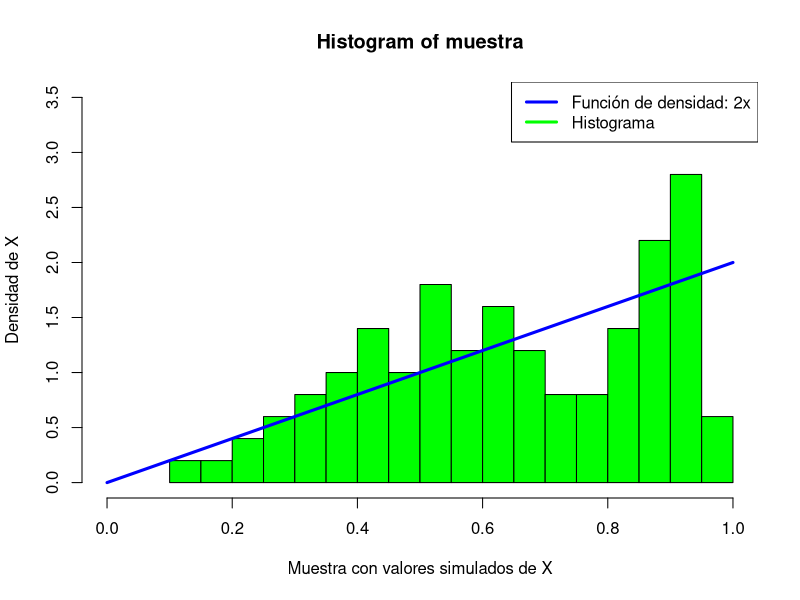
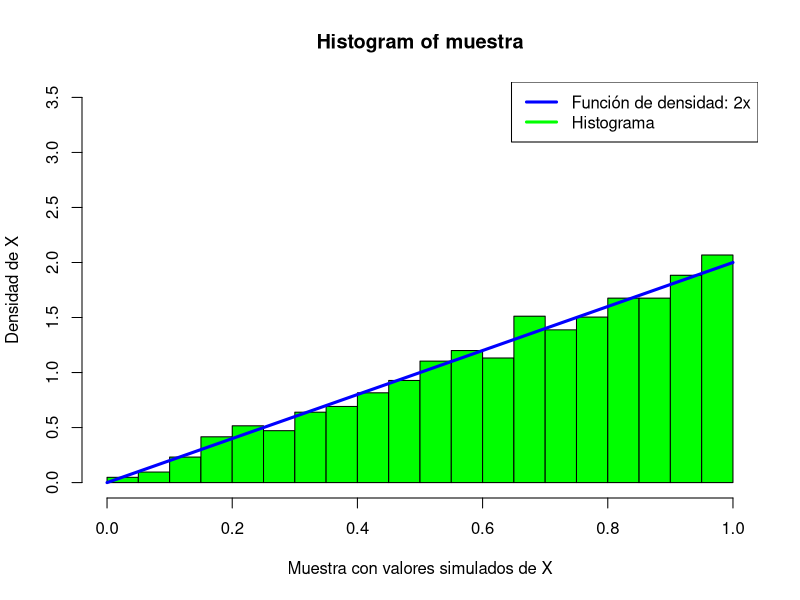
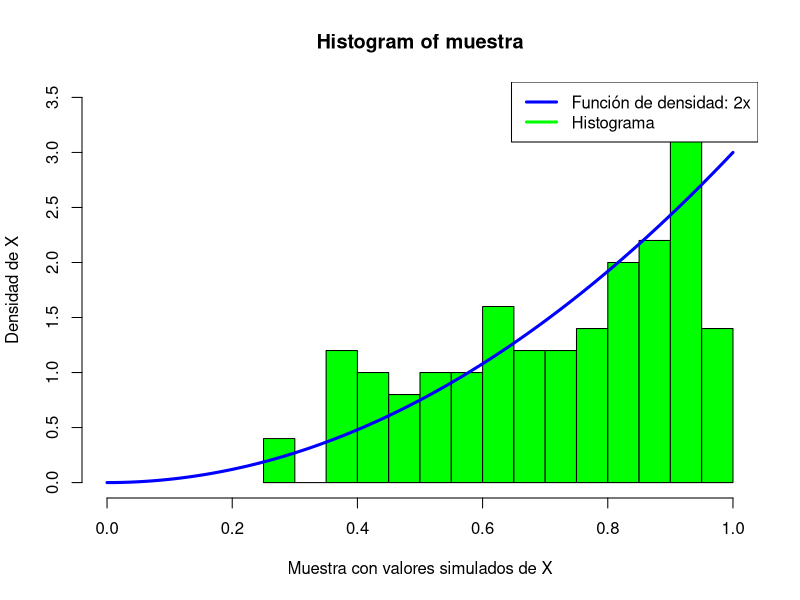
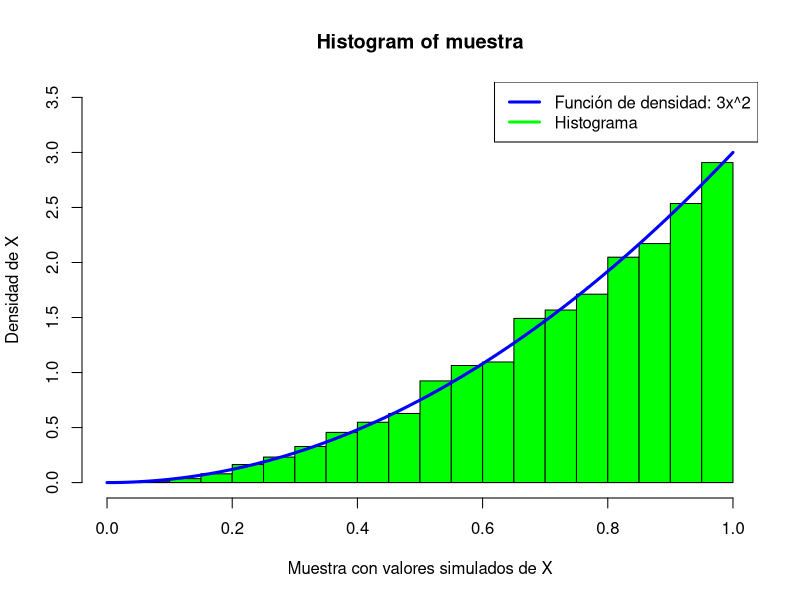

Reproduce these figures in R, in order.
### Simular valores de Variable Aleatoria por el método de aceptación-rechazo

## Generando la función para simular los valores de la variable aleatoria por el método
## de aceptación-rechazo

metodo_ar <- function(nsims){
  muestra <- numeric(nsims)
  aceptado <- 0
  intento <- 0
  while (aceptado < nsims) {
    x <- runif(1, 0, 1) # Valor de la función propuesta g(x), es una Uniforme [0,1]
    u <- runif(1, 0, 1) # Valor de la uniforme para comparar 
    
    if (u <= x) { #Criterio de aceptación (f(x)/c*g(x)) = 2x/2  = x
      aceptado <- aceptado + 1
      muestra[aceptado] <- x
    }
    intento <- intento + 1
  }
  
  return(muestra)
}

## Generar 100 valores
set.seed(12005)
muestra <- metodo_ar(100)
muestra

## Histograma de los valores simulados
hist(muestra, probability = TRUE, breaks = 25, 
     xlab = "Muestra con valores simulados de X",
     ylab = "Densidad de X",
     xlim = c(0,1), ylim = c(0, 3.5),
     col = "green")
curve(2*x, from = 0, to = 1, lwd=3, col = "blue", add = TRUE)
legend("topright",legend = c("Función de densidad: 2x","Histograma"), col = c("blue","green"), lwd =3)

## Interpreten el histograma para 5000 valores y después generar
## Una muestra con 5000 valores

## Generar 5000 valores
set.seed(12005)
muestra <- metodo_ar(5000)
muestra

## Histograma de los valores simulados
hist(muestra, probability = TRUE, breaks = 25, 
     xlab = "Muestra con valores simulados de X",
     ylab = "Densidad de X",
     xlim = c(0,1), ylim = c(0, 3.5),
     col = "green")
curve(2*x, from = 0, to = 1, lwd=3, col = "blue", add = TRUE)
legend("topright",legend = c("Función de densidad: 2x","Histograma"), col = c("blue","green"), lwd =3)


### Simular valores de Variable Aleatoria por el método de aceptación-rechazo

## Generando la función para simular los valores de la variable aleatoria por el método
## de aceptación-rechazo

metodo_ar <- function(nsims){
  muestra <- numeric(nsims)
  aceptado <- 0
  intento <- 0
  while (aceptado < nsims) {
    x <- runif(1, 0, 1) # Valor de la función propuesta g(x), es una Uniforme [0,1]
    u <- runif(1, 0, 1) # Valor de la uniforme para comparar 
    
    if (u <= x^2) { #Criterio de aceptación (f(x)/c*g(x)) = 2x/2  = x
      aceptado <- aceptado + 1
      muestra[aceptado] <- x
    }
    intento <- intento + 1
  }
  
  return(muestra)
}

## Generar 100 valores
set.seed(12005)
muestra <- metodo_ar(100)
muestra

## Histograma de los valores simulados
hist(muestra, probability = TRUE, breaks = 25, 
     xlab = "Muestra con valores simulados de X",
     ylab = "Densidad de X",
     xlim = c(0,1), ylim = c(0, 3.5),
     col = "green")
curve(3*x^2, from = 0, to = 1, lwd=3, col = "blue", add = TRUE)
legend("topright",legend = c("Función de densidad: 2x","Histograma"), col = c("blue","green"), lwd =3)

## Interpreten el histograma para 5000 valores y después generar
## Una muestra con 5000 valores

## Generar 5000 valores
set.seed(12005)
muestra <- metodo_ar(5000)
muestra

## Histograma de los valores simulados
hist(muestra, probability = TRUE, breaks = 25, 
     xlab = "Muestra con valores simulados de X",
     ylab = "Densidad de X",
     xlim = c(0,1), ylim = c(0, 3.5),
     col = "green")
curve(3*x^2, from = 0, to = 1, lwd=3, col = "blue", add = TRUE)
legend("topright",legend = c("Función de densidad: 3x^2","Histograma"), col = c("blue","green"), lwd =3)

